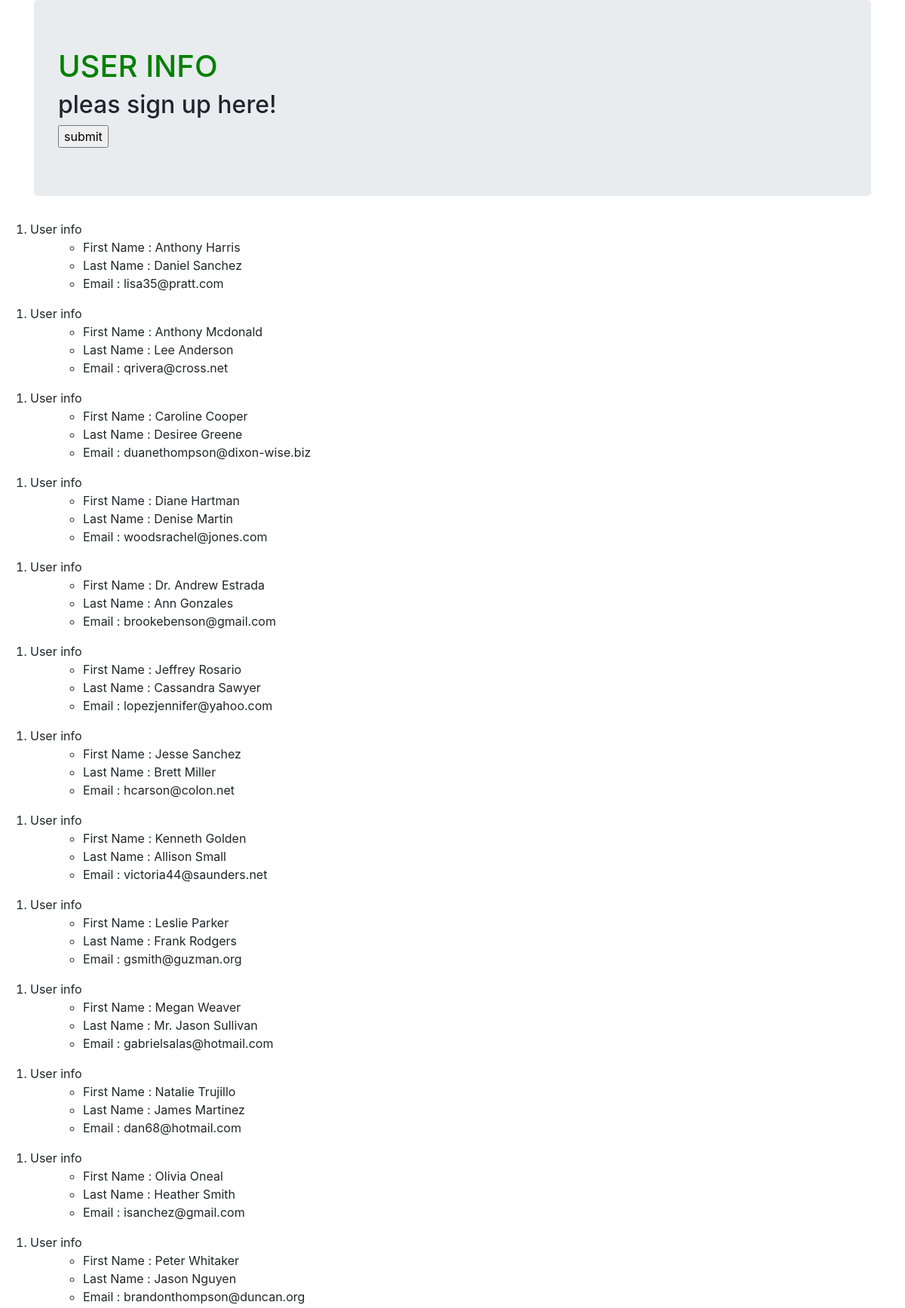
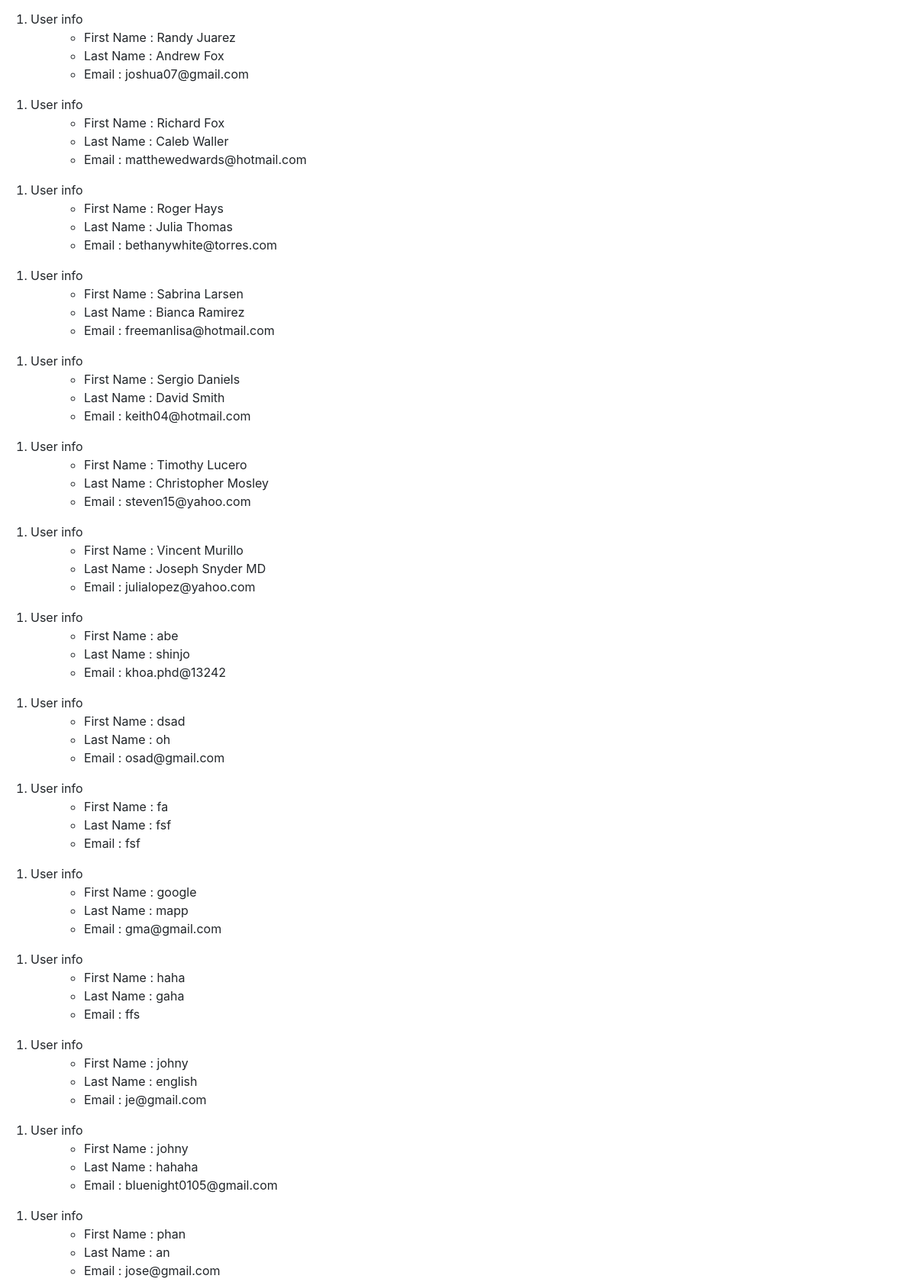
The page / (upper part) on the database its author committed (2 pictures, top to bottom).
### third_app/models.py (models this page shows, shortened)
class User(models.Model):
    first_name = models.CharField(max_length=264)
    last_name = models.CharField(max_length=264)
    email = models.CharField(max_length=264,unique=False)

### third_app/views.py (the view)
# urls.py: re_path(r'^$',views.index,name = 'index'),
def index(request):
    webPage_list = AccessRecord.objects.order_by('date')
    User_list = User.objects.order_by('first_name')
    data = {'title' : 'Users',
            'header' : 'USER INFO',
            'access_record' : webPage_list,
            'user_list' : User_list,
            }
    return render(request,'layouts/uses.html',context = data )

### third_app/models.py (called while the page is built)
    def __str__(self):
        return self.name

### templates/layouts/uses.html (shortened to what this page needs)
{% load staticfiles %}
<!DOCTYPE html>
<html lang="en" dir="ltr">
  <head>
    <link rel="stylesheet" href="{% static "css/style.css" %}">
    <link rel="stylesheet" href="https://stackpath.bootstrapcdn.com/bootstrap/4.4.1/css/bootstrap.min.css">    <title>{{Title}}</title>
  </head>
  <body>
      <div class="container">
        <div class="jumbotron">
          <h1>{{header}}</h1>
          <h2>pleas sign up here!</h2>
          <form class="" method="post">
            <input type="submit" name="btn btn-primary" value="submit">
          </form>
        </div>
      </div>
      {% if user_list %}
        {% for user in user_list %}
          <ol>
            <li>User info </li>
            <ul>
              <li>First Name : {{user.first_name}}</li>
              <li>Last Name : {{user.last_name}}</li>
              <li>Email : {{user.email}}</li>
            </ul>
          </ol>
        {% endfor %}
      {% endif %}
  </body>
</html>

### static/css/style.css (style rules this page uses)
h1 { color: green; }
ul li { margin-left: 30px; }

### rows shown on the page
User: first_name "Anthony Harris", last_name "Daniel Sanchez", email "lisa35@pratt.com"
User: first_name "Anthony Mcdonald", last_name "Lee Anderson", email "qrivera@cross.net"
User: first_name "Caroline Cooper", last_name "Desiree Greene", email "duanethompson@dixon-wise.biz"
User: first_name "Diane Hartman", last_name "Denise Martin", email "woodsrachel@jones.com"
User: first_name "Dr. Andrew Estrada", last_name "Ann Gonzales", email "brookebenson@gmail.com"
User: first_name "Jeffrey Rosario", last_name "Cassandra Sawyer", email "lopezjennifer@yahoo.com"
User: first_name "Jesse Sanchez", last_name "Brett Miller", email "hcarson@colon.net"
User: first_name "Kenneth Golden", last_name "Allison Small", email "victoria44@saunders.net"
User: first_name "Leslie Parker", last_name "Frank Rodgers", email "gsmith@guzman.org"
User: first_name "Megan Weaver", last_name "Mr. Jason Sullivan", email "gabrielsalas@hotmail.com"
User: first_name "Natalie Trujillo", last_name "James Martinez", email "dan68@hotmail.com"
User: first_name "Olivia Oneal", last_name "Heather Smith", email "isanchez@gmail.com"
User: first_name "Peter Whitaker", last_name "Jason Nguyen", email "brandonthompson@duncan.org"
User: first_name "Randy Juarez", last_name "Andrew Fox", email "joshua07@gmail.com"
User: first_name "Richard Fox", last_name "Caleb Waller", email "matthewedwards@hotmail.com"
User: first_name "Roger Hays", last_name "Julia Thomas", email "bethanywhite@torres.com"
User: first_name "Sabrina Larsen", last_name "Bianca Ramirez", email "freemanlisa@hotmail.com"
User: first_name "Sergio Daniels", last_name "David Smith", email "keith04@hotmail.com"
User: first_name "Timothy Lucero", last_name "Christopher Mosley", email "steven15@yahoo.com"
User: first_name "Vincent Murillo", last_name "Joseph Snyder MD", email "julialopez@yahoo.com"
User: first_name "abe", last_name "shinjo", email "khoa.phd@13242"
User: first_name "dsad", last_name "oh", email "osad@gmail.com"
User: first_name "fa", last_name "fsf", email "fsf"
User: first_name "google", last_name "mapp", email "gma@gmail.com"
User: first_name "haha", last_name "gaha", email "ffs"
User: first_name "johny", last_name "english", email "je@gmail.com"
User: first_name "johny", last_name "hahaha", email "bluenight0105@gmail.com"
User: first_name "phan", last_name "an", email "jose@gmail.com"

### other values the page prints
{{ header }} "USER INFO"
